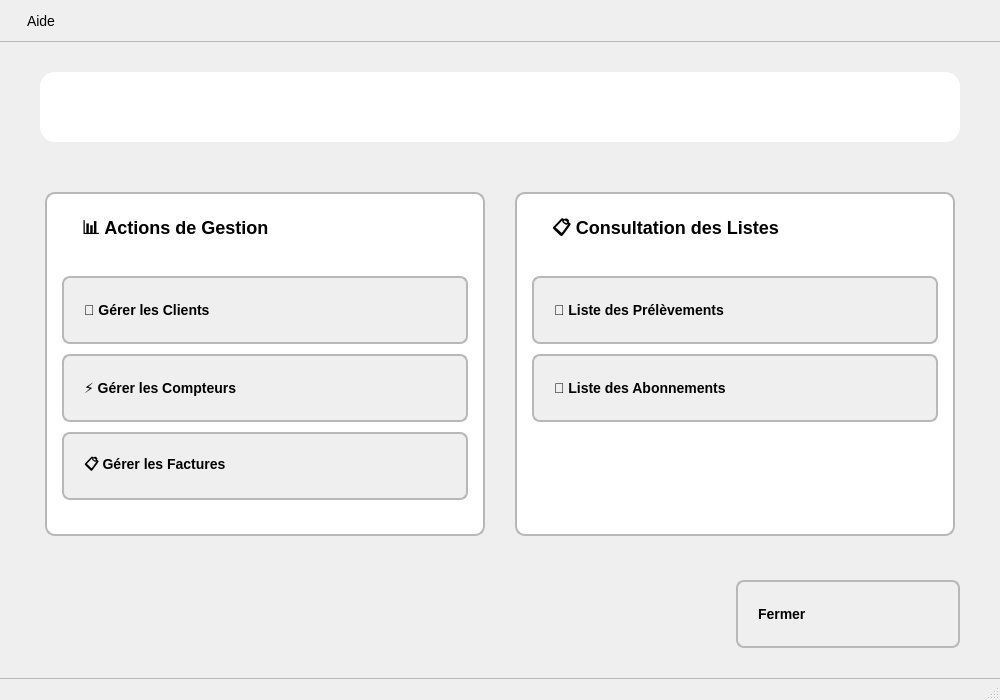
<?xml version="1.0" encoding="UTF-8"?>
<ui version="4.0">
 <class>application</class>
 <widget class="QMainWindow" name="application">
  <property name="geometry">
   <rect>
    <x>0</x>
    <y>0</y>
    <width>1000</width>
    <height>700</height>
   </rect>
  </property>
  <property name="minimumSize">
   <size>
    <width>900</width>
    <height>650</height>
   </size>
  </property>
  <property name="windowTitle">
   <string>Gestion Facturation Eau - Forage</string>
  </property>
<!--
<property name="windowIcon">
   <iconset>
    <normaloff>.</normaloff>
   </iconset>
  </property>
-->
  <property name="styleSheet">
   <string notr="true">QMainWindow {
    background-color: palette(window);
}

QWidget#centralwidget {
    background: palette(window);
}

QLineEdit#titleLabel {
    background: qlineargradient(x1: 0, y1: 0, x2: 0, y2: 1,
                               stop: 0 palette(highlight),
                               stop: 1 palette(dark));
    color: palette(highlighted-text);
    font-size: 24px;
    font-weight: bold;
    border: none;
    border-radius: 15px;
    padding: 20px;
    text-align: center;
}

QFrame#cardFrame, QFrame#cardFrame_2 {
    background-color: palette(base);
    border: 2px solid palette(mid);
    border-radius: 10px;
    margin: 5px;
}

QFrame#cardFrame:hover, QFrame#cardFrame_2:hover {
    border-color: palette(highlight);
    background-color: palette(alternate-base);
}

QLabel#gestionTitle, QLabel#listesTitle {
    font-size: 18px;
    font-weight: bold;
    color: palette(text);
    padding: 15px;
    margin: 0px;
}

QPushButton {
    background-color: palette(button);
    color: palette(button-text);
    border: 2px solid palette(mid);
    border-radius: 8px;
    padding: 12px 20px;
    font-size: 14px;
    font-weight: 600;
    min-width: 180px;
    min-height: 40px;
    text-align: left;
}

QPushButton:hover {
    background-color: palette(highlight);
    color: palette(highlighted-text);
    border-color: palette(highlight);
}

QPushButton:pressed {
    background-color: palette(dark);
}

QMenuBar {
    background-color: palette(window);
    color: palette(window-text);
    border-bottom: 1px solid palette(mid);
    font-size: 14px;
    padding: 5px;
}

QMenuBar::item {
    padding: 8px 16px;
    background-color: transparent;
    border-radius: 4px;
}

QMenuBar::item:selected {
    background-color: palette(highlight);
    color: palette(highlighted-text);
}

QStatusBar {
    background-color: palette(window);
    color: palette(window-text);
    border-top: 1px solid palette(mid);
    font-size: 12px;
    padding: 5px;
}</string>
  </property>
  <widget class="QWidget" name="centralwidget">
   <layout class="QVBoxLayout" name="mainLayout">
    <property name="spacing">
     <number>25</number>
    </property>
    <property name="leftMargin">
     <number>40</number>
    </property>
    <property name="topMargin">
     <number>30</number>
    </property>
    <property name="rightMargin">
     <number>40</number>
    </property>
    <property name="bottomMargin">
     <number>30</number>
    </property>
    <item>
     <widget class="QLineEdit" name="titleLabel">
      <property name="maximumSize">
       <size>
        <width>16777215</width>
        <height>85</height>
       </size>
      </property>
      <property name="toolTip">
       <string>&lt;html&gt;&lt;head/&gt;&lt;body&gt;&lt;p&gt;Système de gestion de facturation pour forage d'eau&lt;/p&gt;&lt;/body&gt;&lt;/html&gt;</string>
      </property>
      <property name="text">
       <string>🚰 Gestion de la Facturation d'Eau - Forage</string>
      </property>
      <property name="alignment">
       <set>Qt::AlignmentFlag::AlignCenter</set>
      </property>
      <property name="readOnly">
       <bool>true</bool>
      </property>
     </widget>
    </item>
    <item>
     <spacer name="topSpacer">
      <property name="orientation">
       <enum>Qt::Orientation::Vertical</enum>
      </property>
      <property name="sizeType">
       <enum>QSizePolicy::Policy::Fixed</enum>
      </property>
      <property name="sizeHint" stdset="0">
       <size>
        <width>20</width>
        <height>20</height>
       </size>
      </property>
     </spacer>
    </item>
    <item>
     <layout class="QHBoxLayout" name="mainContentLayout">
      <property name="spacing">
       <number>20</number>
      </property>
      <item>
       <widget class="QFrame" name="cardFrame">
        <property name="frameShape">
         <enum>QFrame::Shape::StyledPanel</enum>
        </property>
        <property name="frameShadow">
         <enum>QFrame::Shadow::Raised</enum>
        </property>
        <property name="minimumSize">
         <size>
          <width>400</width>
          <height>0</height>
         </size>
        </property>
        <layout class="QVBoxLayout" name="gestionLayout">
         <property name="spacing">
          <number>15</number>
         </property>
         <property name="leftMargin">
          <number>15</number>
         </property>
         <property name="topMargin">
          <number>5</number>
         </property>
         <property name="rightMargin">
          <number>15</number>
         </property>
         <property name="bottomMargin">
          <number>20</number>
         </property>
         <item>
          <widget class="QLabel" name="gestionTitle">
           <property name="text">
            <string>📊 Actions de Gestion</string>
           </property>
          </widget>
         </item>
         <item>
          <layout class="QVBoxLayout" name="gestionButtonsGrid">
           <property name="spacing">
            <number>10</number>
           </property>
           <item>
            <widget class="QPushButton" name="btnGestionClients">
             <property name="toolTip">
              <string>Gérer la base de données clients</string>
             </property>
             <property name="text">
              <string>👥 Gérer les Clients</string>
             </property>
             <property name="iconSize">
              <size>
               <width>20</width>
               <height>20</height>
              </size>
             </property>
            </widget>
           </item>
           <item>
            <widget class="QPushButton" name="btnGestionCompteurs">
             <property name="toolTip">
              <string>Gérer les compteurs d'eau</string>
             </property>
             <property name="text">
              <string>⚡ Gérer les Compteurs</string>
             </property>
             <property name="iconSize">
              <size>
               <width>20</width>
               <height>20</height>
              </size>
             </property>
            </widget>
           </item>
           <item>
            <widget class="QPushButton" name="btnGestionFactures">
             <property name="toolTip">
              <string>Gérer les factures d'eau</string>
             </property>
             <property name="text">
              <string>📋 Gérer les Factures</string>
             </property>
             <property name="iconSize">
              <size>
               <width>20</width>
               <height>20</height>
              </size>
             </property>
            </widget>
           </item>
          </layout>
         </item>
         <item>
          <spacer name="gestionSpacer">
           <property name="orientation">
            <enum>Qt::Orientation::Vertical</enum>
           </property>
           <property name="sizeHint" stdset="0">
            <size>
             <width>20</width>
             <height>40</height>
            </size>
           </property>
          </spacer>
         </item>
        </layout>
       </widget>
      </item>
      <item>
       <widget class="QFrame" name="cardFrame_2">
        <property name="frameShape">
         <enum>QFrame::Shape::StyledPanel</enum>
        </property>
        <property name="frameShadow">
         <enum>QFrame::Shadow::Raised</enum>
        </property>
        <property name="minimumSize">
         <size>
          <width>400</width>
          <height>0</height>
         </size>
        </property>
        <layout class="QVBoxLayout" name="listesLayout">
         <property name="spacing">
          <number>15</number>
         </property>
         <property name="leftMargin">
          <number>15</number>
         </property>
         <property name="topMargin">
          <number>5</number>
         </property>
         <property name="rightMargin">
          <number>15</number>
         </property>
         <property name="bottomMargin">
          <number>20</number>
         </property>
         <item>
          <widget class="QLabel" name="listesTitle">
           <property name="text">
            <string>📋 Consultation des Listes</string>
           </property>
          </widget>
         </item>
         <item>
          <layout class="QVBoxLayout" name="listeButtonsGrid">
           <property name="spacing">
            <number>10</number>
           </property>
           <item>
            <widget class="QPushButton" name="btnListePrelevements">
             <property name="toolTip">
              <string>Consulter la liste des prélèvements</string>
             </property>
             <property name="text">
              <string>🧾 Liste des Prélèvements</string>
             </property>
             <property name="iconSize">
              <size>
               <width>20</width>
               <height>20</height>
              </size>
             </property>
            </widget>
           </item>
           <item>
            <widget class="QPushButton" name="btnListeAbonnements">
             <property name="toolTip">
              <string>Consulter la liste des abonnements</string>
             </property>
             <property name="text">
              <string>📅 Liste des Abonnements</string>
             </property>
             <property name="iconSize">
              <size>
               <width>20</width>
               <height>20</height>
              </size>
             </property>
            </widget>
           </item>
          </layout>
         </item>
         <item>
          <spacer name="listesSpacer">
           <property name="orientation">
            <enum>Qt::Orientation::Vertical</enum>
           </property>
           <property name="sizeHint" stdset="0">
            <size>
             <width>20</width>
             <height>40</height>
            </size>
           </property>
          </spacer>
         </item>
        </layout>
       </widget>
      </item>
     </layout>
    </item>
    <item>
     <spacer name="bottomSpacer">
      <property name="orientation">
       <enum>Qt::Orientation::Vertical</enum>
      </property>
      <property name="sizeHint" stdset="0">
       <size>
        <width>20</width>
        <height>40</height>
       </size>
      </property>
     </spacer>
    </item>
    <item>
     <layout class="QHBoxLayout" name="horizontalLayout">
      <item>
       <spacer name="horizontalSpacer">
        <property name="orientation">
         <enum>Qt::Orientation::Horizontal</enum>
        </property>
        <property name="sizeHint" stdset="0">
         <size>
          <width>40</width>
          <height>20</height>
         </size>
        </property>
       </spacer>
      </item>
      <item>
       <widget class="QPushButton" name="btnFermer">
        <property name="text">
         <string>Fermer</string>
        </property>
       </widget>
      </item>
     </layout>
    </item>
   </layout>
  </widget>
  <widget class="QMenuBar" name="menubar">
   <property name="geometry">
    <rect>
     <x>0</x>
     <y>0</y>
     <width>1000</width>
     <height>30</height>
    </rect>
   </property>
   <widget class="QMenu" name="menuAide">
    <property name="title">
     <string>Aide</string>
    </property>
    <addaction name="actionA_propos"/>
   </widget>
   <addaction name="menuAide"/>
  </widget>
  <widget class="QStatusBar" name="statusbar">
   <property name="toolTip">
    <string>Statut de l'application</string>
   </property>
  </widget>
  <action name="actionNouveau">
   <property name="text">
    <string>Nouveau</string>
   </property>
   <property name="shortcut">
    <string>Ctrl+N</string>
   </property>
  </action>
  <action name="actionOuvrir">
   <property name="text">
    <string>Ouvrir</string>
   </property>
   <property name="shortcut">
    <string>Ctrl+O</string>
   </property>
  </action>
  <action name="actionQuitter">
   <property name="text">
    <string>Quitter</string>
   </property>
   <property name="shortcut">
    <string>Ctrl+Q</string>
   </property>
  </action>
  <action name="actionA_propos">
   <property name="text">
    <string>À propos</string>
   </property>
  </action>
 </widget>
 <resources/>
 <connections/>
</ui>
